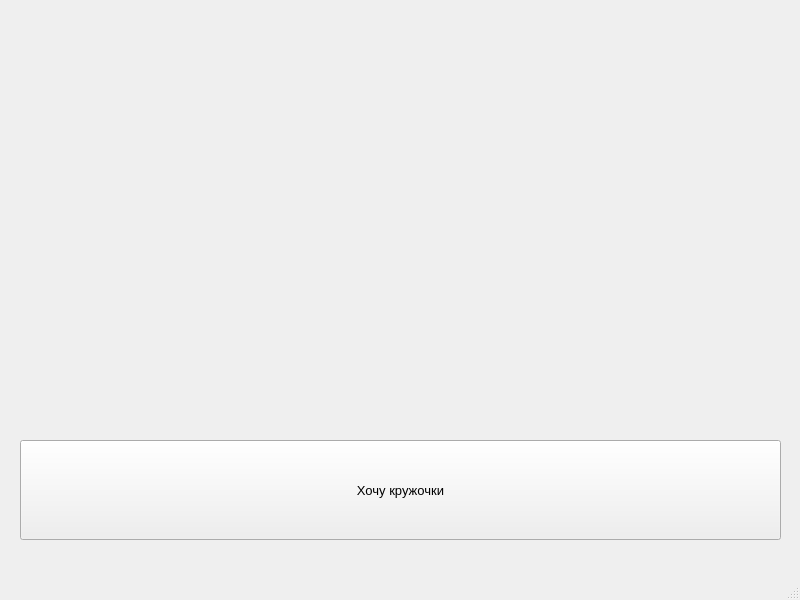
<?xml version="1.0" encoding="UTF-8"?>
<ui version="4.0">
 <class>MainWindow</class>
 <widget class="QMainWindow" name="MainWindow">
  <property name="geometry">
   <rect>
    <x>0</x>
    <y>0</y>
    <width>800</width>
    <height>600</height>
   </rect>
  </property>
  <property name="windowTitle">
   <string>Кружки</string>
  </property>
  <widget class="QWidget" name="centralwidget">
   <widget class="QPushButton" name="btn_draw">
    <property name="geometry">
     <rect>
      <x>20</x>
      <y>440</y>
      <width>761</width>
      <height>100</height>
     </rect>
    </property>
    <property name="font">
     <font>
      <pointsize>10</pointsize>
     </font>
    </property>
    <property name="text">
     <string>Хочу кружочки</string>
    </property>
   </widget>
  </widget>
  <widget class="QMenuBar" name="menubar">
   <property name="geometry">
    <rect>
     <x>0</x>
     <y>0</y>
     <width>800</width>
     <height>26</height>
    </rect>
   </property>
  </widget>
  <widget class="QStatusBar" name="statusbar"/>
 </widget>
 <resources/>
 <connections/>
</ui>
